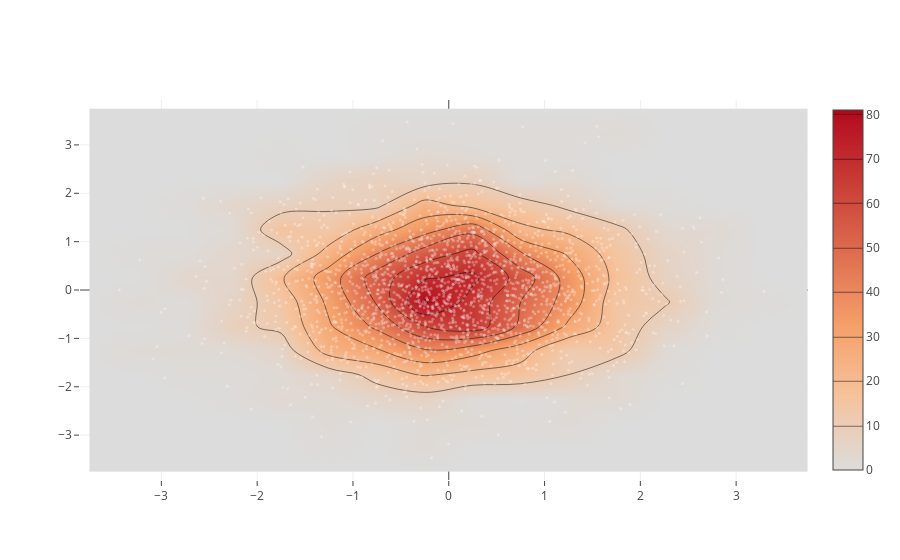

Write notebook code for a chart like this one.
### Markdown cell above
plotlyサンプル１

### Code cell
from plotly import __version__
from plotly.offline import download_plotlyjs, init_notebook_mode, plot, iplot
from plotly.graph_objs import *
import numpy as np
init_notebook_mode(connected=True)

x = np.random.randn(2000)
y = np.random.randn(2000)
iplot([Histogram2dContour(x=x, y=y, contours=Contours(coloring='heatmap')),
       Scatter(x=x, y=y, mode='markers', marker=Marker(color='white', size=3, opacity=0.3))], show_link=False)

### Figure 1 — Plotly figure (JSON) as saved in the notebook; plotly's stock layout.template omitted (floating-point values rounded to 4 significant figures; data arrays with more than 128 entries replaced by an {"elided": "..."} marker saying what was removed)
{"data": [{"contours": {"coloring": "heatmap"}, "type": "histogram2dcontour", "x": {"elided": "2000 float values"}, "y": {"elided": "2000 float values"}}, {"marker": {"color": "white", "opacity": 0.3, "size": 3}, "mode": "markers", "type": "scatter", "x": {"elided": "2000 float values"}, "y": {"elided": "2000 float values"}}], "layout": {}}
